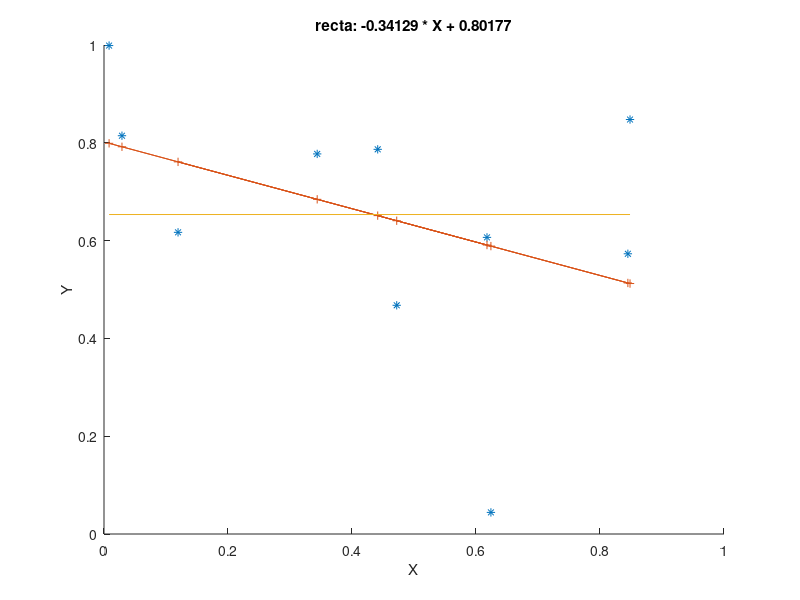

Recreate this plot in MATLAB.
 pulgadas=[70,63,72,60,66,70,74,65,62,67,65,68];
 libras=[155,150,180,135,156,168,178,160,132,145,139,152]; 
 X=rand(1,10); %metros
 Y=rand(1,10); %kilos
 n=length(X);
 
 
 A=[sum(X), n ; sum(X.^2), sum(X)];
 B=[sum(Y); sum(X.*Y)];
 C=inv(A)*B;
 m=C(1);
 k=C(2);
 
 
 hold on
 plot(X,Y,'*')
 plot(X,m*X+k,'+-')
 plot([min(X),max(X)],[mean(Y),mean(Y)])
 hold off
 
 xlabel('X')
 ylabel('Y')
 titulo=['recta: ',num2str(m),' * X + ',num2str(k)];
 title(titulo)
 
 